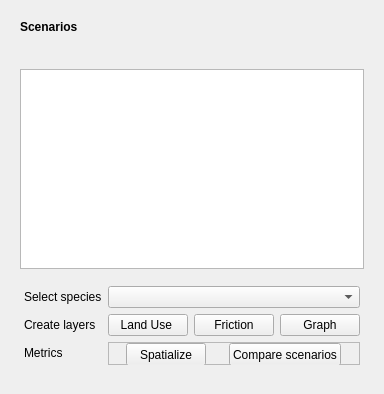
             <widget class="QWidget" name="scenarioTab">
              <attribute name="title">
               <string>5 - Scenarios</string>
              </attribute>
              <layout class="QGridLayout" name="gridLayout_16">
               <item row="1" column="0">
                <widget class="QFrame" name="frame_11">
                 <property name="sizePolicy">
                  <sizepolicy hsizetype="Expanding" vsizetype="Expanding">
                   <horstretch>0</horstretch>
                   <verstretch>0</verstretch>
                  </sizepolicy>
                 </property>
                 <property name="frameShape">
                  <enum>QFrame::NoFrame</enum>
                 </property>
                 <property name="frameShadow">
                  <enum>QFrame::Raised</enum>
                 </property>
                 <layout class="QGridLayout" name="gridLayout_4">
                  <item row="1" column="0">
                   <widget class="QFrame" name="frame_6">
                    <property name="sizePolicy">
                     <sizepolicy hsizetype="Expanding" vsizetype="Fixed">
                      <horstretch>0</horstretch>
                      <verstretch>0</verstretch>
                     </sizepolicy>
                    </property>
                    <property name="minimumSize">
                     <size>
                      <width>0</width>
                      <height>23</height>
                     </size>
                    </property>
                    <property name="maximumSize">
                     <size>
                      <width>16777215</width>
                      <height>23</height>
                     </size>
                    </property>
                    <property name="frameShape">
                     <enum>QFrame::NoFrame</enum>
                    </property>
                    <property name="frameShadow">
                     <enum>QFrame::Raised</enum>
                    </property>
                    <layout class="QHBoxLayout" name="horizontalLayout">
                     <property name="leftMargin">
                      <number>0</number>
                     </property>
                     <property name="topMargin">
                      <number>0</number>
                     </property>
                     <property name="rightMargin">
                      <number>0</number>
                     </property>
                     <property name="bottomMargin">
                      <number>0</number>
                     </property>
                     <item>
                      <spacer name="horizontalSpacer_6">
                       <property name="orientation">
                        <enum>Qt::Horizontal</enum>
                       </property>
                       <property name="sizeType">
                        <enum>QSizePolicy::Expanding</enum>
                       </property>
                       <property name="sizeHint" stdset="0">
                        <size>
                         <width>55</width>
                         <height>20</height>
                        </size>
                       </property>
                      </spacer>
                     </item>
                     <item>
                      <widget class="QToolButton" name="scenariosAdd">
                       <property name="sizePolicy">
                        <sizepolicy hsizetype="Fixed" vsizetype="Fixed">
                         <horstretch>0</horstretch>
                         <verstretch>0</verstretch>
                        </sizepolicy>
                       </property>
                       <property name="minimumSize">
                        <size>
                         <width>25</width>
                         <height>25</height>
                        </size>
                       </property>
                       <property name="toolTip">
                        <string>Add new species</string>
                       </property>
                       <property name="text">
                        <string/>
                       </property>
                       <property name="icon">
                        <iconset resource="../../BioDispersal/resources.qrc">
                         <normaloff>:/plugins/BioDispersal/icons/symbologyAdd.svg</normaloff>:/plugins/BioDispersal/icons/symbologyAdd.svg</iconset>
                       </property>
                       <property name="autoRaise">
                        <bool>true</bool>
                       </property>
                      </widget>
                     </item>
                     <item>
                      <widget class="QToolButton" name="scenarioRemove">
                       <property name="sizePolicy">
                        <sizepolicy hsizetype="Fixed" vsizetype="Fixed">
                         <horstretch>0</horstretch>
                         <verstretch>0</verstretch>
                        </sizepolicy>
                       </property>
                       <property name="minimumSize">
                        <size>
                         <width>25</width>
                         <height>25</height>
                        </size>
                       </property>
                       <property name="toolTip">
                        <string>Delete selected layer</string>
                       </property>
                       <property name="text">
                        <string/>
                       </property>
                       <property name="icon">
                        <iconset resource="../../BioDispersal/resources.qrc">
                         <normaloff>:/plugins/BioDispersal/icons/mActionDeleteSelected.svg</normaloff>:/plugins/BioDispersal/icons/mActionDeleteSelected.svg</iconset>
                       </property>
                       <property name="autoRaise">
                        <bool>true</bool>
                       </property>
                      </widget>
                     </item>
                     <item>
                      <widget class="QToolButton" name="scenarioUp">
                       <property name="sizePolicy">
                        <sizepolicy hsizetype="Expanding" vsizetype="Expanding">
                         <horstretch>0</horstretch>
                         <verstretch>0</verstretch>
                        </sizepolicy>
                       </property>
                       <property name="minimumSize">
                        <size>
                         <width>25</width>
                         <height>25</height>
                        </size>
                       </property>
                       <property name="maximumSize">
                        <size>
                         <width>50</width>
                         <height>50</height>
                        </size>
                       </property>
                       <property name="toolTip">
                        <string>Upgrade layer</string>
                       </property>
                       <property name="text">
                        <string/>
                       </property>
                       <property name="icon">
                        <iconset resource="../../BioDispersal/resources.qrc">
                         <normaloff>:/plugins/BioDispersal/icons/up-arrow.png</normaloff>:/plugins/BioDispersal/icons/up-arrow.png</iconset>
                       </property>
                       <property name="autoRaise">
                        <bool>true</bool>
                       </property>
                      </widget>
                     </item>
                     <item>
                      <widget class="QToolButton" name="scenarioDown">
                       <property name="sizePolicy">
                        <sizepolicy hsizetype="Expanding" vsizetype="Expanding">
                         <horstretch>0</horstretch>
                         <verstretch>0</verstretch>
                        </sizepolicy>
                       </property>
                       <property name="minimumSize">
                        <size>
                         <width>25</width>
                         <height>25</height>
                        </size>
                       </property>
                       <property name="maximumSize">
                        <size>
                         <width>50</width>
                         <height>50</height>
                        </size>
                       </property>
                       <property name="toolTip">
                        <string>Downgrade layer</string>
                       </property>
                       <property name="text">
                        <string/>
                       </property>
                       <property name="icon">
                        <iconset resource="../../BioDispersal/resources.qrc">
                         <normaloff>:/plugins/BioDispersal/icons/down-arrow.png</normaloff>:/plugins/BioDispersal/icons/down-arrow.png</iconset>
                       </property>
                       <property name="autoRaise">
                        <bool>true</bool>
                       </property>
                      </widget>
                     </item>
                    </layout>
                   </widget>
                  </item>
                  <item row="0" column="0">
                   <widget class="QLabel" name="label_31">
                    <property name="sizePolicy">
                     <sizepolicy hsizetype="Fixed" vsizetype="Fixed">
                      <horstretch>0</horstretch>
                      <verstretch>0</verstretch>
                     </sizepolicy>
                    </property>
                    <property name="font">
                     <font>
                      <pointsize>9</pointsize>
                      <weight>75</weight>
                      <bold>true</bold>
                     </font>
                    </property>
                    <property name="text">
                     <string>Scenarios</string>
                    </property>
                   </widget>
                  </item>
                  <item row="3" column="0">
                   <widget class="QFrame" name="frame_16">
                    <property name="frameShape">
                     <enum>QFrame::NoFrame</enum>
                    </property>
                    <property name="frameShadow">
                     <enum>QFrame::Raised</enum>
                    </property>
                    <layout class="QGridLayout" name="gridLayout_2">
                     <property name="leftMargin">
                      <number>4</number>
                     </property>
                     <property name="topMargin">
                      <number>11</number>
                     </property>
                     <property name="rightMargin">
                      <number>4</number>
                     </property>
                     <item row="0" column="0">
                      <widget class="QLabel" name="bufferInGroupLabel_4">
                       <property name="sizePolicy">
                        <sizepolicy hsizetype="Fixed" vsizetype="Fixed">
                         <horstretch>0</horstretch>
                         <verstretch>0</verstretch>
                        </sizepolicy>
                       </property>
                       <property name="text">
                        <string>Select species</string>
                       </property>
                      </widget>
                     </item>
                     <item row="0" column="1" colspan="3">
                      <widget class="QComboBox" name="speciesSelection">
                       <property name="sizePolicy">
                        <sizepolicy hsizetype="Expanding" vsizetype="Fixed">
                         <horstretch>0</horstretch>
                         <verstretch>0</verstretch>
                        </sizepolicy>
                       </property>
                      </widget>
                     </item>
                     <item row="1" column="0">
                      <widget class="QLabel" name="bufferInGroupLabel_5">
                       <property name="sizePolicy">
                        <sizepolicy hsizetype="Fixed" vsizetype="Fixed">
                         <horstretch>0</horstretch>
                         <verstretch>0</verstretch>
                        </sizepolicy>
                       </property>
                       <property name="text">
                        <string>Create layers</string>
                       </property>
                      </widget>
                     </item>
                     <item row="1" column="1">
                      <widget class="QPushButton" name="landuseRun_2">
                       <property name="sizePolicy">
                        <sizepolicy hsizetype="Fixed" vsizetype="Fixed">
                         <horstretch>0</horstretch>
                         <verstretch>0</verstretch>
                        </sizepolicy>
                       </property>
                       <property name="minimumSize">
                        <size>
                         <width>23</width>
                         <height>0</height>
                        </size>
                       </property>
                       <property name="maximumSize">
                        <size>
                         <width>16777215</width>
                         <height>23</height>
                        </size>
                       </property>
                       <property name="text">
                        <string>Land Use </string>
                       </property>
                       <property name="icon">
                        <iconset resource="../../BioDispersal/resources.qrc">
                         <normaloff>:/plugins/BioDispersal/icons/play.svg</normaloff>:/plugins/BioDispersal/icons/play.svg</iconset>
                       </property>
                       <property name="iconSize">
                        <size>
                         <width>15</width>
                         <height>15</height>
                        </size>
                       </property>
                      </widget>
                     </item>
                     <item row="1" column="2">
                      <widget class="QPushButton" name="frictionRun_2">
                       <property name="sizePolicy">
                        <sizepolicy hsizetype="Fixed" vsizetype="Fixed">
                         <horstretch>0</horstretch>
                         <verstretch>0</verstretch>
                        </sizepolicy>
                       </property>
                       <property name="text">
                        <string>Friction</string>
                       </property>
                       <property name="icon">
                        <iconset resource="../../BioDispersal/resources.qrc">
                         <normaloff>:/plugins/BioDispersal/icons/play.svg</normaloff>:/plugins/BioDispersal/icons/play.svg</iconset>
                       </property>
                       <property name="iconSize">
                        <size>
                         <width>15</width>
                         <height>15</height>
                        </size>
                       </property>
                      </widget>
                     </item>
                     <item row="1" column="3">
                      <widget class="QPushButton" name="graphRun">
                       <property name="sizePolicy">
                        <sizepolicy hsizetype="Fixed" vsizetype="Fixed">
                         <horstretch>0</horstretch>
                         <verstretch>0</verstretch>
                        </sizepolicy>
                       </property>
                       <property name="text">
                        <string>Graph</string>
                       </property>
                       <property name="icon">
                        <iconset resource="../../BioDispersal/resources.qrc">
                         <normaloff>:/plugins/BioDispersal/icons/play.svg</normaloff>:/plugins/BioDispersal/icons/play.svg</iconset>
                       </property>
                       <property name="iconSize">
                        <size>
                         <width>15</width>
                         <height>15</height>
                        </size>
                       </property>
                      </widget>
                     </item>
                     <item row="2" column="0">
                      <widget class="QLabel" name="bufferInGroupLabel_6">
                       <property name="sizePolicy">
                        <sizepolicy hsizetype="Fixed" vsizetype="Fixed">
                         <horstretch>0</horstretch>
                         <verstretch>0</verstretch>
                        </sizepolicy>
                       </property>
                       <property name="text">
                        <string>Metrics</string>
                       </property>
                      </widget>
                     </item>
                     <item row="2" column="1" colspan="3">
                      <widget class="QFrame" name="frame_2">
                       <property name="minimumSize">
                        <size>
                         <width>100</width>
                         <height>23</height>
                        </size>
                       </property>
                       <property name="maximumSize">
                        <size>
                         <width>16777215</width>
                         <height>23</height>
                        </size>
                       </property>
                       <property name="frameShape">
                        <enum>QFrame::StyledPanel</enum>
                       </property>
                       <property name="frameShadow">
                        <enum>QFrame::Raised</enum>
                       </property>
                       <layout class="QHBoxLayout" name="horizontalLayout_6">
                        <property name="leftMargin">
                         <number>0</number>
                        </property>
                        <property name="topMargin">
                         <number>0</number>
                        </property>
                        <property name="rightMargin">
                         <number>0</number>
                        </property>
                        <property name="bottomMargin">
                         <number>0</number>
                        </property>
                        <item>
                         <widget class="QPushButton" name="localMetricsRun">
                          <property name="sizePolicy">
                           <sizepolicy hsizetype="Fixed" vsizetype="Fixed">
                            <horstretch>0</horstretch>
                            <verstretch>0</verstretch>
                           </sizepolicy>
                          </property>
                          <property name="minimumSize">
                           <size>
                            <width>0</width>
                            <height>23</height>
                           </size>
                          </property>
                          <property name="text">
                           <string>Spatialize</string>
                          </property>
                          <property name="icon">
                           <iconset resource="../../BioDispersal/resources.qrc">
                            <normaloff>:/plugins/BioDispersal/icons/play.svg</normaloff>:/plugins/BioDispersal/icons/play.svg</iconset>
                          </property>
                          <property name="iconSize">
                           <size>
                            <width>15</width>
                            <height>15</height>
                           </size>
                          </property>
                         </widget>
                        </item>
                        <item>
                         <widget class="QPushButton" name="compareScenariosRun">
                          <property name="sizePolicy">
                           <sizepolicy hsizetype="Fixed" vsizetype="Fixed">
                            <horstretch>0</horstretch>
                            <verstretch>0</verstretch>
                           </sizepolicy>
                          </property>
                          <property name="minimumSize">
                           <size>
                            <width>0</width>
                            <height>23</height>
                           </size>
                          </property>
                          <property name="text">
                           <string>Compare scenarios</string>
                          </property>
                          <property name="icon">
                           <iconset resource="../../BioDispersal/resources.qrc">
                            <normaloff>:/plugins/BioDispersal/icons/play.svg</normaloff>:/plugins/BioDispersal/icons/play.svg</iconset>
                          </property>
                          <property name="iconSize">
                           <size>
                            <width>15</width>
                            <height>15</height>
                           </size>
                          </property>
                         </widget>
                        </item>
                       </layout>
                      </widget>
                     </item>
                    </layout>
                   </widget>
                  </item>
                  <item row="2" column="0">
                   <widget class="QTableView" name="scenariosView">
                    <property name="minimumSize">
                     <size>
                      <width>300</width>
                      <height>200</height>
                     </size>
                    </property>
                    <property name="editTriggers">
                     <set>QAbstractItemView::NoEditTriggers</set>
                    </property>
                    <property name="dragEnabled">
                     <bool>true</bool>
                    </property>
                    <property name="alternatingRowColors">
                     <bool>true</bool>
                    </property>
                    <property name="selectionBehavior">
                     <enum>QAbstractItemView::SelectRows</enum>
                    </property>
                    <property name="sortingEnabled">
                     <bool>true</bool>
                    </property>
                   </widget>
                  </item>
                 </layout>
                </widget>
               </item>
              </layout>
             </widget>
